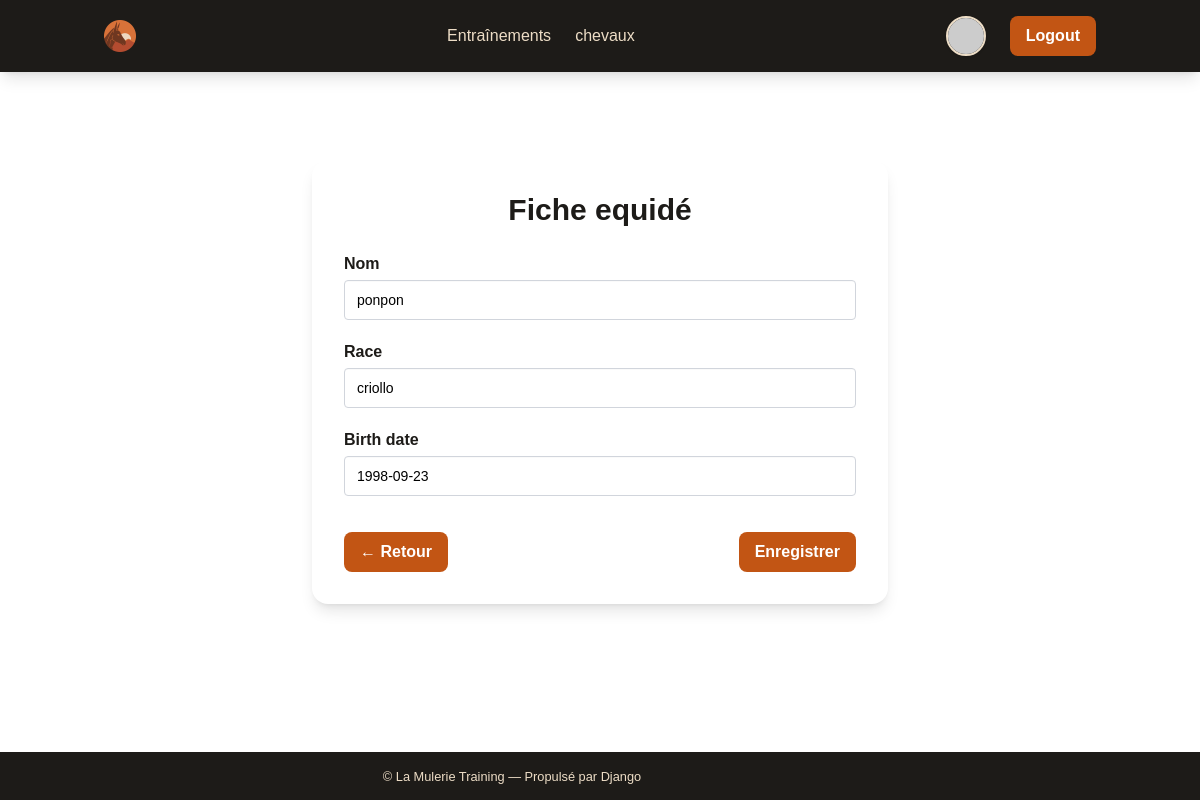
Screenshot of /cheval/5/edit (signed in) with the database file from the repository.
### training/models.py (models this page shows, shortened)
class Horse(models.Model):
    nom = models.CharField(max_length=100)
    race = models.CharField(max_length=100)
    birth_date = models.DateField(default=django.utils.timezone.now)
    proprietaire = models.ForeignKey(
        settings.AUTH_USER_MODEL,
        on_delete=models.CASCADE,
        related_name='chevaux',
        null=True,  # Pour migration initiale, à rendre obligatoire ensuite
        blank=True
    )

### training/views.py (the view)
# urls.py: path('cheval/<int:pk>/edit', views.horse_edit, name='horse_edit'),
@login_required
def horse_edit(request, pk):
    horse = get_object_or_404(Horse, pk=pk, proprietaire=request.user)
    if request.method == 'POST':
        form = HorseForm(request.POST, instance=horse)
        if form.is_valid():
            form.save()
            return redirect('horse_detail', pk=horse.pk)
    else:
        form = HorseForm(instance=horse)
    return render(request, 'training/horse_form.html', {'form': form, 'horse': horse})

### training/forms.py
class HorseForm(forms.ModelForm):
    class Meta:
        model = Horse
        fields = ['nom', 'race', 'birth_date']

### la_mulerie_training/templatetags/templatetags/form_tags.py (called while the page is built)
@register.filter(name='add_class')
def add_class(field, css):
    return field.as_widget(attrs={"class": css})

### training/templates/training/horse_form.html (shortened to what this page needs)
{% extends 'la_mulerie_training/base.html' %}
{% load templatetags.form_tags %}
{% block content %}
<div class="max-w-xl mx-auto rounded-2xl shadow-lg p-8 mt-10 bg-white">
    <h2 class="text-3xl font-bold mb-6 text-center text-muletier"> Fiche equidé</h2>
    <form method="post" class="space-y-5">
        <div>
            <label for="id_nom" class="block mb-1 font-semibold text-muletier">Nom</label>
            {{ form.nom|add_class:"input input-bordered w-full bg-white border-gray-300" }}
        </div>
        {% for field in form %}
            {% if field.name != "nom" %}
                <div>
                    <label for="{{ field.id_for_label }}" class="block mb-1 font-semibold text-muletier">
                        {{ field.label }}
                    </label>
                    {{ field|add_class:"input input-bordered w-full bg-white border-gray-300" }}
                </div>
            {% endif %}
        {% endfor %}
        <div class="flex justify-between items-center pt-4">
            <a href="{% url 'home_training' %}"
               class="px-4 py-2 rounded-lg bg-orange text-white font-semibold hover:bg-orange-600 transition">
               ← Retour
            </a>
            <button type="submit"
                    class="px-4 py-2 rounded-lg bg-orange text-white font-semibold hover:bg-orange-600 transition">
                Enregistrer
            </button>
        </div>
    </form>
</div>
{% endblock %}

### rows the page displays
Horse: nom "ponpon", form "criollo" "1998-09-23"

### other values shown
{{ field.label }} "Race" "Birth date"
